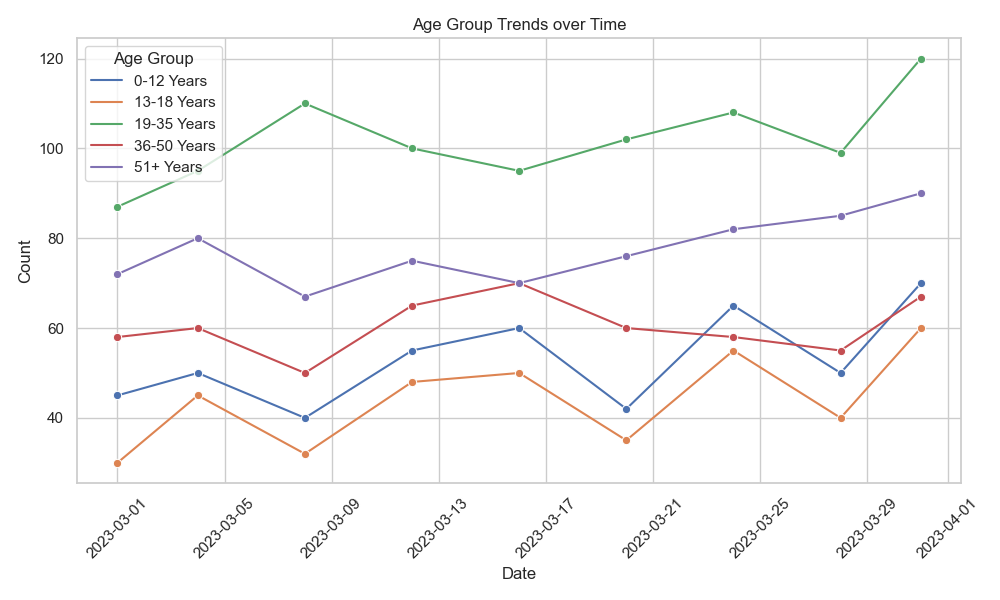

This chart was generated by the following Python code:

import pandas as pd
import seaborn as sns
import matplotlib.pyplot as plt

# Data from the chart table provided
data = [
    {'Date': '2023-03-01', '0-12 Years': 45, '13-18 Years': 30, '19-35 Years': 87, '36-50 Years': 58, '51+ Years': 72},
    {'Date': '2023-03-04', '0-12 Years': 50, '13-18 Years': 45, '19-35 Years': 95, '36-50 Years': 60, '51+ Years': 80},
    {'Date': '2023-03-08', '0-12 Years': 40, '13-18 Years': 32, '19-35 Years': 110, '36-50 Years': 50, '51+ Years': 67},
    {'Date': '2023-03-12', '0-12 Years': 55, '13-18 Years': 48, '19-35 Years': 100, '36-50 Years': 65, '51+ Years': 75},
    {'Date': '2023-03-16', '0-12 Years': 60, '13-18 Years': 50, '19-35 Years': 95, '36-50 Years': 70, '51+ Years': 70},
    {'Date': '2023-03-20', '0-12 Years': 42, '13-18 Years': 35, '19-35 Years': 102, '36-50 Years': 60, '51+ Years': 76},
    {'Date': '2023-03-24', '0-12 Years': 65, '13-18 Years': 55, '19-35 Years': 108, '36-50 Years': 58, '51+ Years': 82},
    {'Date': '2023-03-28', '0-12 Years': 50, '13-18 Years': 40, '19-35 Years': 99, '36-50 Years': 55, '51+ Years': 85},
    {'Date': '2023-03-31', '0-12 Years': 70, '13-18 Years': 60, '19-35 Years': 120, '36-50 Years': 67, '51+ Years': 90}
]

# Convert the list of dictionaries into a DataFrame
df = pd.DataFrame(data)
# Ensure Date is of datetime type
df['Date'] = pd.to_datetime(df['Date'])

# We need to first melt the dataframe to have separate rows for each age group
df_melted = df.melt(id_vars='Date', var_name='Age Group', value_name='Value')

# Now create the plot
plt.figure(figsize=(10, 6))
sns.lineplot(data=df_melted, x='Date', y='Value', hue='Age Group', marker="o")

# Beautify the plot
plt.title('Age Group Trends over Time')
plt.xlabel('Date')
plt.ylabel('Count')
plt.legend(title='Age Group')

# Ensure the x-axis labels are not cramped
plt.xticks(rotation=45)

# Display the plot
plt.tight_layout()
plt.show()
